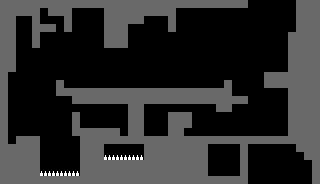

This game map was drawn from its Tiled (.tmx) file and the tilesets committed beside it. A one-line description and the full map source follow:
An orthogonal 40x23 tile map with 8x8 px tiles, 2 tile layers (collision, damage) and 2 objects (2x Player).

<map version="1.10" tiledversion="1.10.2" orientation="orthogonal" renderorder="right-down" width="40" height="23" tilewidth="8" tileheight="8" infinite="0" nextlayerid="4" nextobjectid="4">
 <tileset firstgid="1" source="../tsx/GrayboxSet.tsx" />
 <layer id="1" name="collision" width="40" height="23">
  <data encoding="csv">
3,3,3,3,3,3,3,3,3,3,3,3,3,3,3,3,3,3,3,3,3,3,3,3,3,3,3,3,3,3,3,0,0,0,0,0,0,3,3,3,
3,3,3,3,3,0,3,3,3,0,0,0,0,3,3,3,3,3,3,3,3,3,0,0,0,0,0,0,0,0,0,0,0,0,0,0,0,3,3,3,
3,3,0,0,3,0,0,0,3,0,0,0,0,3,3,3,3,3,0,0,0,3,0,0,0,0,0,0,0,0,0,0,0,0,0,0,0,3,3,3,
3,3,0,0,3,3,3,0,3,0,0,0,0,3,3,3,0,0,0,0,0,3,0,0,0,0,0,0,0,0,0,0,0,0,0,0,0,3,3,3,
3,3,0,0,3,0,0,0,0,0,0,0,0,3,3,3,0,0,0,0,0,0,0,0,0,0,0,0,0,0,0,0,0,0,0,0,3,3,3,3,
3,3,0,0,3,0,0,0,0,0,0,0,0,3,3,3,0,0,0,0,0,0,0,0,0,0,0,0,0,0,0,0,0,0,0,0,3,3,3,3,
3,3,0,0,0,0,0,0,0,0,0,0,0,0,0,0,0,0,0,0,0,0,0,0,0,0,0,0,0,0,0,0,0,0,0,0,3,3,3,3,
3,3,0,0,0,0,0,0,0,0,0,0,0,0,0,0,0,0,0,0,0,0,0,0,0,0,0,0,0,0,0,0,0,0,0,0,3,3,3,3,
3,3,0,0,0,0,0,0,0,0,0,0,0,0,0,0,0,0,0,0,0,0,0,0,0,0,0,0,0,0,0,0,0,0,0,0,3,3,3,3,
3,0,0,0,0,0,0,0,0,0,0,0,0,0,0,0,0,0,0,0,0,0,0,0,0,0,0,0,0,0,0,0,0,3,3,3,3,3,3,3,
3,0,0,0,0,0,0,3,0,0,0,0,0,0,0,0,0,0,0,0,0,0,0,0,0,0,0,0,3,0,0,0,0,3,3,3,3,3,3,3,
3,0,0,0,0,0,0,3,3,3,3,3,3,3,3,3,3,3,3,3,3,3,3,3,3,3,3,3,3,0,0,0,0,0,0,0,3,3,3,3,
3,0,0,0,0,0,0,0,0,3,3,3,3,3,3,3,3,3,3,3,3,3,3,3,3,3,3,3,3,3,3,0,0,0,0,0,3,3,3,3,
3,0,0,0,0,0,0,0,0,0,0,0,0,0,0,0,3,3,0,0,0,0,0,0,0,0,0,3,3,0,0,0,0,0,0,0,3,3,3,3,
3,0,0,0,0,0,0,0,0,3,0,0,0,0,0,0,3,3,0,0,0,3,3,3,0,0,0,0,0,0,0,0,0,0,0,0,3,3,3,3,
3,0,0,0,0,0,0,0,0,3,0,0,0,0,0,0,3,3,0,0,0,3,3,3,0,0,0,0,0,0,0,0,0,0,0,0,3,3,3,3,
3,0,0,0,0,0,0,0,0,3,3,3,3,3,3,0,3,3,0,0,0,3,3,0,0,0,0,0,0,0,0,0,0,0,0,0,3,3,3,3,
3,0,3,3,3,0,0,0,0,0,3,3,3,3,3,3,3,3,3,3,3,3,3,3,3,3,3,3,3,3,3,3,3,3,3,3,3,3,3,3,
3,3,3,3,3,0,0,0,0,0,3,3,3,0,0,0,0,0,3,3,3,3,3,3,3,3,0,0,0,0,3,0,0,0,0,0,0,3,3,3,
3,3,3,3,3,0,0,0,0,0,3,3,3,0,0,0,0,0,3,3,3,3,3,3,3,3,0,0,0,0,3,0,0,0,0,0,0,0,3,3,
3,3,3,3,3,0,0,0,0,0,3,3,3,3,3,3,3,3,3,3,3,3,3,3,3,3,0,0,0,0,3,0,0,0,0,0,0,0,0,3,
3,3,3,3,3,0,0,0,0,0,3,3,3,3,3,3,3,3,3,3,3,3,3,3,3,3,0,0,0,0,3,0,0,0,0,0,0,0,0,3,
3,3,3,3,3,3,3,3,3,3,3,3,3,3,3,3,3,3,3,3,3,3,3,3,3,3,3,3,3,3,3,0,0,0,0,0,0,0,0,3
</data>
 </layer>
 <layer id="3" name="damage" width="40" height="23">
  <data encoding="csv">
0,0,0,0,0,0,0,0,0,0,0,0,0,0,0,0,0,0,0,0,0,0,0,0,0,0,0,0,0,0,0,0,0,0,0,0,0,0,0,0,
0,0,0,0,0,0,0,0,0,0,0,0,0,0,0,0,0,0,0,0,0,0,0,0,0,0,0,0,0,0,0,0,0,0,0,0,0,0,0,0,
0,0,0,0,0,0,0,0,0,0,0,0,0,0,0,0,0,0,0,0,0,0,0,0,0,0,0,0,0,0,0,0,0,0,0,0,0,0,0,0,
0,0,0,0,0,0,0,0,0,0,0,0,0,0,0,0,0,0,0,0,0,0,0,0,0,0,0,0,0,0,0,0,0,0,0,0,0,0,0,0,
0,0,0,0,0,0,0,0,0,0,0,0,0,0,0,0,0,0,0,0,0,0,0,0,0,0,0,0,0,0,0,0,0,0,0,0,0,0,0,0,
0,0,0,0,0,0,0,0,0,0,0,0,0,0,0,0,0,0,0,0,0,0,0,0,0,0,0,0,0,0,0,0,0,0,0,0,0,0,0,0,
0,0,0,0,0,0,0,0,0,0,0,0,0,0,0,0,0,0,0,0,0,0,0,0,0,0,0,0,0,0,0,0,0,0,0,0,0,0,0,0,
0,0,0,0,0,0,0,0,0,0,0,0,0,0,0,0,0,0,0,0,0,0,0,0,0,0,0,0,0,0,0,0,0,0,0,0,0,0,0,0,
0,0,0,0,0,0,0,0,0,0,0,0,0,0,0,0,0,0,0,0,0,0,0,0,0,0,0,0,0,0,0,0,0,0,0,0,0,0,0,0,
0,0,0,0,0,0,0,0,0,0,0,0,0,0,0,0,0,0,0,0,0,0,0,0,0,0,0,0,0,0,0,0,0,0,0,0,0,0,0,0,
0,0,0,0,0,0,0,0,0,0,0,0,0,0,0,0,0,0,0,0,0,0,0,0,0,0,0,0,0,0,0,0,0,0,0,0,0,0,0,0,
0,0,0,0,0,0,0,0,0,0,0,0,0,0,0,0,0,0,0,0,0,0,0,0,0,0,0,0,0,0,0,0,0,0,0,0,0,0,0,0,
0,0,0,0,0,0,0,0,0,0,0,0,0,0,0,0,0,0,0,0,0,0,0,0,0,0,0,0,0,0,0,0,0,0,0,0,0,0,0,0,
0,0,0,0,0,0,0,0,0,0,0,0,0,0,0,0,0,0,0,0,0,0,0,0,0,0,0,0,0,0,0,0,0,0,0,0,0,0,0,0,
0,0,0,0,0,0,0,0,0,0,0,0,0,0,0,0,0,0,0,0,0,0,0,0,0,0,0,0,0,0,0,0,0,0,0,0,0,0,0,0,
0,0,0,0,0,0,0,0,0,0,0,0,0,0,0,0,0,0,0,0,0,0,0,0,0,0,0,0,0,0,0,0,0,0,0,0,0,0,0,0,
0,0,0,0,0,0,0,0,0,0,0,0,0,0,0,0,0,0,0,0,0,0,0,0,0,0,0,0,0,0,0,0,0,0,0,0,0,0,0,0,
0,0,0,0,0,0,0,0,0,0,0,0,0,0,0,0,0,0,0,0,0,0,0,0,0,0,0,0,0,0,0,0,0,0,0,0,0,0,0,0,
0,0,0,0,0,0,0,0,0,0,0,0,0,0,0,0,0,0,0,0,0,0,0,0,0,0,0,0,0,0,0,0,0,0,0,0,0,0,0,0,
0,0,0,0,0,0,0,0,0,0,0,0,0,4,4,4,4,4,0,0,0,0,0,0,0,0,0,0,0,0,0,0,0,0,0,0,0,0,0,0,
0,0,0,0,0,0,0,0,0,0,0,0,0,0,0,0,0,0,0,0,0,0,0,0,0,0,0,0,0,0,0,0,0,0,0,0,0,0,0,0,
0,0,0,0,0,4,4,4,4,4,0,0,0,0,0,0,0,0,0,0,0,0,0,0,0,0,0,0,0,0,0,0,0,0,0,0,0,0,0,0,
0,0,0,0,0,0,0,0,0,0,0,0,0,0,0,0,0,0,0,0,0,0,0,0,0,0,0,0,0,0,0,0,0,0,0,0,0,0,0,0
</data>
 </layer>
 <objectgroup id="2" name="Locations">
  <object id="1" name="Spawn" type="Player" x="71.25" y="85.417">
   <point />
  </object>
  <object id="3" name="Win" type="Player" x="247.75" y="0" width="48.5" height="9" />
 </objectgroup>
</map>